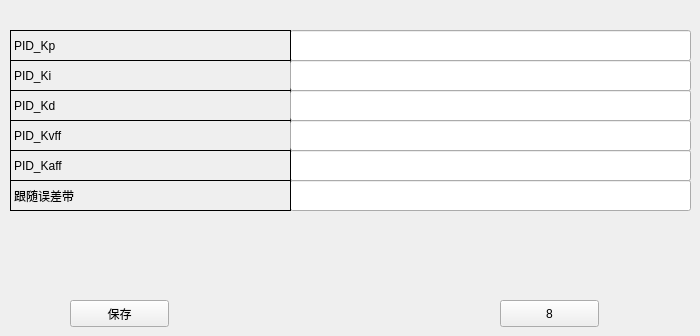
      <widget class="QWidget" name="page_36">
       <widget class="QPushButton" name="pushButton_89">
        <property name="geometry">
         <rect>
          <x>500</x>
          <y>300</y>
          <width>99</width>
          <height>27</height>
         </rect>
        </property>
        <property name="text">
         <string>8</string>
        </property>
       </widget>
       <widget class="QLineEdit" name="lineEdit_227">
        <property name="geometry">
         <rect>
          <x>290</x>
          <y>30</y>
          <width>401</width>
          <height>31</height>
         </rect>
        </property>
       </widget>
       <widget class="QLabel" name="label_282">
        <property name="geometry">
         <rect>
          <x>10</x>
          <y>60</y>
          <width>281</width>
          <height>31</height>
         </rect>
        </property>
        <property name="font">
         <font>
          <pointsize>9</pointsize>
         </font>
        </property>
        <property name="frameShape">
         <enum>QFrame::Panel</enum>
        </property>
        <property name="text">
         <string>PID_Ki</string>
        </property>
       </widget>
       <widget class="QLabel" name="label_283">
        <property name="geometry">
         <rect>
          <x>10</x>
          <y>90</y>
          <width>281</width>
          <height>31</height>
         </rect>
        </property>
        <property name="font">
         <font>
          <pointsize>9</pointsize>
         </font>
        </property>
        <property name="frameShape">
         <enum>QFrame::Panel</enum>
        </property>
        <property name="text">
         <string>PID_Kd</string>
        </property>
       </widget>
       <widget class="QLineEdit" name="lineEdit_228">
        <property name="geometry">
         <rect>
          <x>290</x>
          <y>150</y>
          <width>401</width>
          <height>31</height>
         </rect>
        </property>
       </widget>
       <widget class="QLineEdit" name="lineEdit_229">
        <property name="geometry">
         <rect>
          <x>290</x>
          <y>180</y>
          <width>401</width>
          <height>31</height>
         </rect>
        </property>
       </widget>
       <widget class="QLineEdit" name="lineEdit_230">
        <property name="geometry">
         <rect>
          <x>290</x>
          <y>60</y>
          <width>401</width>
          <height>31</height>
         </rect>
        </property>
       </widget>
       <widget class="QLabel" name="label_284">
        <property name="geometry">
         <rect>
          <x>10</x>
          <y>120</y>
          <width>281</width>
          <height>31</height>
         </rect>
        </property>
        <property name="font">
         <font>
          <pointsize>9</pointsize>
         </font>
        </property>
        <property name="frameShape">
         <enum>QFrame::Panel</enum>
        </property>
        <property name="text">
         <string>PID_Kvff</string>
        </property>
       </widget>
       <widget class="QLabel" name="label_285">
        <property name="geometry">
         <rect>
          <x>10</x>
          <y>150</y>
          <width>281</width>
          <height>31</height>
         </rect>
        </property>
        <property name="font">
         <font>
          <pointsize>9</pointsize>
         </font>
        </property>
        <property name="frameShape">
         <enum>QFrame::Panel</enum>
        </property>
        <property name="text">
         <string>PID_Kaff</string>
        </property>
       </widget>
       <widget class="QLineEdit" name="lineEdit_231">
        <property name="geometry">
         <rect>
          <x>290</x>
          <y>90</y>
          <width>401</width>
          <height>31</height>
         </rect>
        </property>
       </widget>
       <widget class="QLineEdit" name="lineEdit_232">
        <property name="geometry">
         <rect>
          <x>290</x>
          <y>120</y>
          <width>401</width>
          <height>31</height>
         </rect>
        </property>
       </widget>
       <widget class="QLabel" name="label_286">
        <property name="geometry">
         <rect>
          <x>10</x>
          <y>180</y>
          <width>281</width>
          <height>31</height>
         </rect>
        </property>
        <property name="font">
         <font>
          <pointsize>9</pointsize>
         </font>
        </property>
        <property name="frameShape">
         <enum>QFrame::Panel</enum>
        </property>
        <property name="text">
         <string>跟随误差带</string>
        </property>
       </widget>
       <widget class="QPushButton" name="pushButton_90">
        <property name="geometry">
         <rect>
          <x>70</x>
          <y>300</y>
          <width>99</width>
          <height>27</height>
         </rect>
        </property>
        <property name="text">
         <string>保存</string>
        </property>
       </widget>
       <widget class="QLabel" name="label_287">
        <property name="geometry">
         <rect>
          <x>10</x>
          <y>30</y>
          <width>281</width>
          <height>31</height>
         </rect>
        </property>
        <property name="font">
         <font>
          <pointsize>9</pointsize>
         </font>
        </property>
        <property name="frameShape">
         <enum>QFrame::Panel</enum>
        </property>
        <property name="text">
         <string>PID_Kp</string>
        </property>
       </widget>
      </widget>
